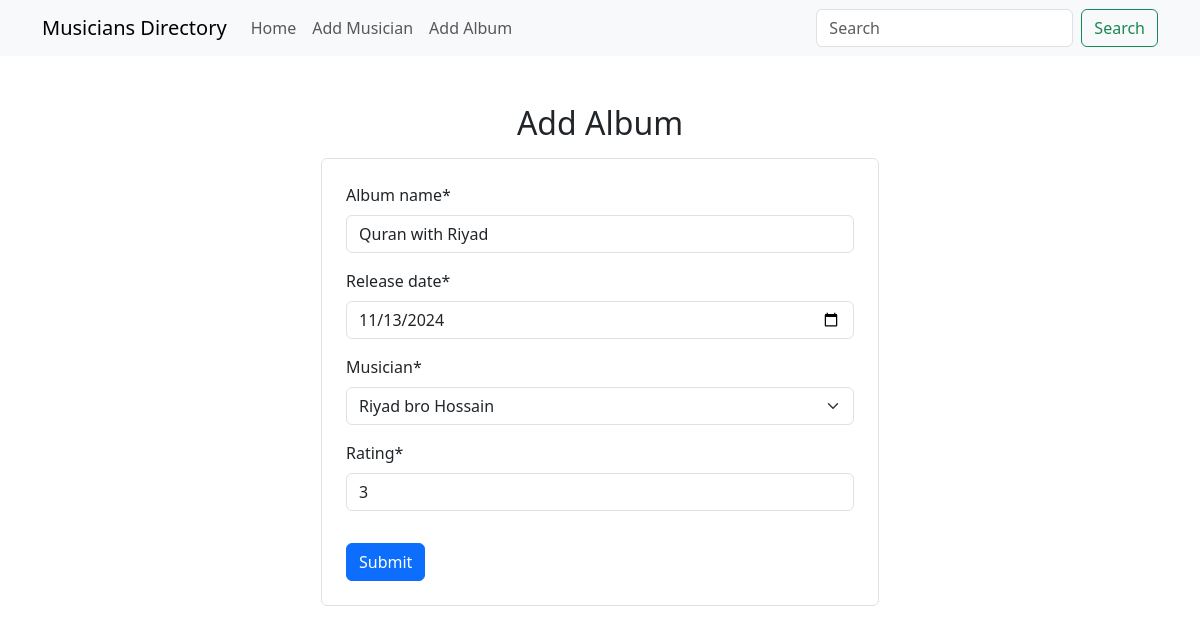
/albums/edit/6, run on the app's committed database.
### album/models.py (models this page shows, shortened)
class AlbumModel(models.Model):
    album_name = models.CharField(max_length=50)
    release_date = models.DateField()
    musician = models.ForeignKey(MusicianModel, on_delete=models.CASCADE)
    rating = models.IntegerField(validators=[validators.MinValueValidator(1), validators.MaxValueValidator(5)])

### album/views.py (the view)
# urls.py: path('edit/<int:id>', views.Edit_Album.as_view(), name='edit_album_page'),
class Edit_Album(UpdateView):
    model = AlbumModel
    form_class = AlbumForm
    pk_url_kwarg = 'id'
    template_name = 'add_album.html'
    success_url = reverse_lazy('homepage')

### album/forms.py
class AlbumForm(ModelForm):
    class Meta:
        model = AlbumModel
        fields = "__all__"
        widgets = {
            'release_date': forms.DateInput(attrs={'type': 'date'}),
        }

### musicians/models.py (called while the page is built)
    def __str__(self):
        return self.first_name + " " + self.last_name

### album/templates/add_album.html (shortened to what this page needs)
{% extends "base.html" %}
{% load crispy_forms_tags %}
{% block content %}
    <h2 class="mb-3 text-center">Add Album</h2>
    <div class="mx-auto w-50 border rounded p-4">
        <form action="" method="post">
            {{form|crispy}}
            <input class="mt-3 btn btn-primary" type="submit" value="Submit">
        </form>
    </div>
{% endblock content %}

### data on the page
AlbumModel: album_name "Quran with Riyad", release_date "11/13/2024", musician "Riyad bro Hossain", rating "3"
